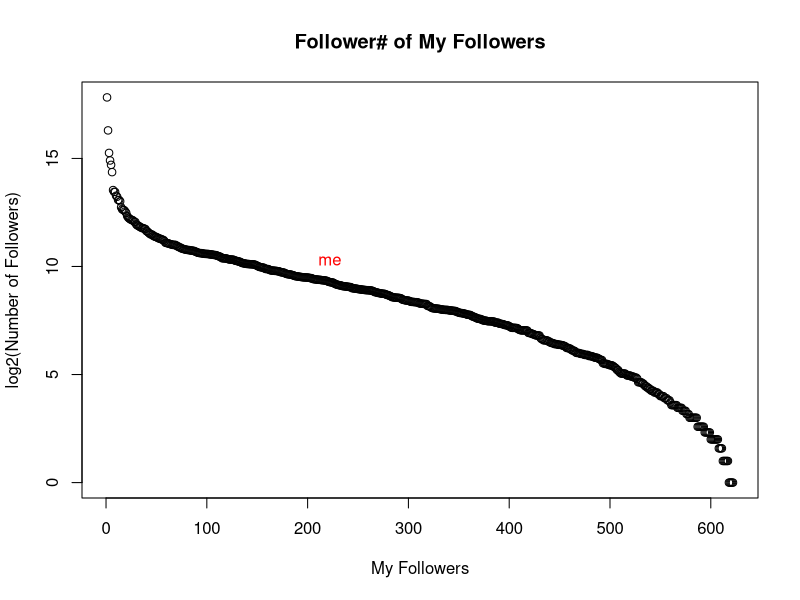

Here is the R script that generated this plot:
data=read.csv("twitterFollowers.csv", header=T, sep='\t')
friends=data[-nrow(data),]
print(mean(friends[,"friends"]))
print(sd(friends[,"friends"]))
print(median(friends[,"friends"]))
data=data[order(data[,"friends"],decreasing=TRUE),]
me=which(data[,"label"]=='me')
plot(log(data[,"friends"]+1,base=2),main="Follower# of My Followers", xlab="My Followers",ylab="log2(Number of Followers)")
text(me, log(data[me,"friends"]+1,base=2)+1,"me", col="Red")
